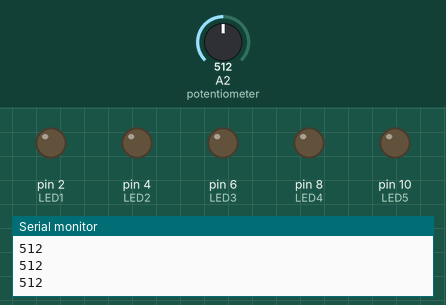
Simulated run of this sketch. Board: Arduino Uno, built with avr-gcc and run on an emulated ATmega328P. Parts: output pins drawn as LEDs (lit = HIGH), the last lines printed to the serial monitor. Inputs (shaded band) come from the test bench; at power-on: A2 (potentiometer) = 512.

Above: at 1.2 s.
1.3 s: A2 (potentiometer) set to 493
At 1.9 s:
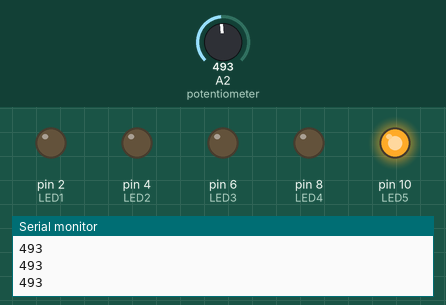
2.8 s: A2 (potentiometer) set to 411
4.3 s: A2 (potentiometer) set to 383
At 5.5 s:
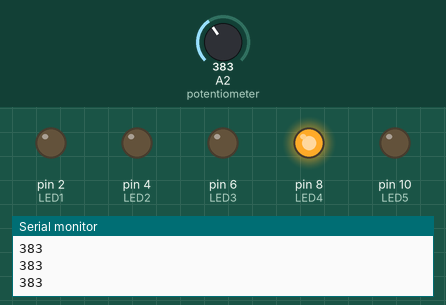
5.8 s: A2 (potentiometer) set to 310
7.3 s: A2 (potentiometer) set to 283
At 7.7 s:
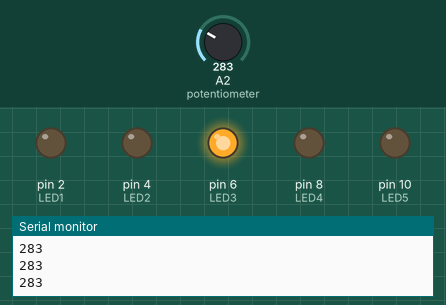
8.8 s: A2 (potentiometer) set to 306
At 10.2 s:
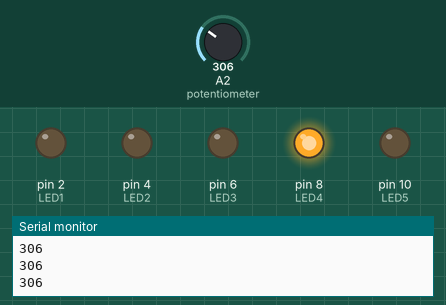
Timing chart, 0 to 11.3 s (numbered marks = the images above; inputs shaded):
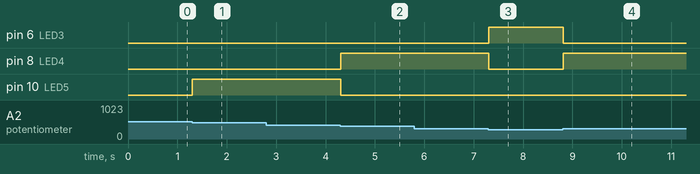

The sketch:

FinalProjectProgress1.ino
```cpp
// all values for LED pins
const int LED1 = 2;
const int LED2 = 4;
const int LED3 = 6;
const int LED4 = 8;
const int LED5 = 10;

void setup() {
Serial.begin(9600); //baud rate 9600
pinMode(LED1, OUTPUT);
pinMode(LED2, OUTPUT);
pinMode(LED3, OUTPUT);
pinMode(LED4, OUTPUT);
pinMode(LED5, OUTPUT);
}

void loop() {

int sensorValue = analogRead(A2); //for testing potentiometer values
Serial.println(sensorValue);

//conditions for what LED turns on
if (sensorValue >= 0 && sensorValue < 100){ //first LED (going from left to right) lights up
  digitalWrite(LED1, HIGH);
  digitalWrite(LED2, LOW);
  digitalWrite(LED3, LOW);
  digitalWrite(LED4, LOW);
  digitalWrite(LED5, LOW);
}

else if (sensorValue >= 100 && sensorValue < 200){ //second LED lights up because potentiometer value is within range
  digitalWrite(LED2, HIGH);
  digitalWrite(LED1, LOW);
  digitalWrite(LED3, LOW);
  digitalWrite(LED4, LOW);
  digitalWrite(LED5, LOW);
}

else if (sensorValue >= 200 && sensorValue < 300){ //third LED lights up
  digitalWrite(LED3, HIGH);
  digitalWrite(LED1, LOW);
  digitalWrite(LED2, LOW);
  digitalWrite(LED4, LOW);
  digitalWrite(LED5, LOW);
}

else if (sensorValue >= 300 && sensorValue <400){ //fourth LED lights up
  digitalWrite(LED4, HIGH);
  digitalWrite(LED1, LOW);
  digitalWrite(LED2, LOW);
  digitalWrite(LED3, LOW);
  digitalWrite(LED5, LOW);
}

else if (sensorValue >= 400 && sensorValue < 500){ //fifth LED lights up
  digitalWrite(LED5, HIGH);
  digitalWrite(LED1, LOW);
  digitalWrite(LED2, LOW);
  digitalWrite(LED3, LOW);
  digitalWrite(LED4, LOW);
}

else{ //when all statemtns are false, all LEDs turn off
digitalWrite(LED1, LOW);
digitalWrite(LED2, LOW);
digitalWrite(LED3, LOW);
digitalWrite(LED4, LOW);
digitalWrite(LED5, LOW);
}

}
```

Measured:
- the behaviour switches between 500 and 499 on A2 (potentiometer) (found by bisection; images 0 and 1)
- the behaviour switches between 400 and 399 on A2 (potentiometer) (found by bisection; images 1 and 2)
- the behaviour switches between 300 and 299 on A2 (potentiometer) (found by bisection; images 2 and 3)
- after the input at 1.3 s, pin 10 (LED5): LOW → HIGH at once
- after the input at 4.3 s, pin 8 (LED4): LOW → HIGH at once; pin 10 (LED5): HIGH → LOW at once
- after the input at 7.3 s, pin 6 (LED3): LOW → HIGH at once; pin 8 (LED4): HIGH → LOW at once
- after the input at 8.8 s, pin 6 (LED3): HIGH → LOW at once; pin 8 (LED4): LOW → HIGH at once
